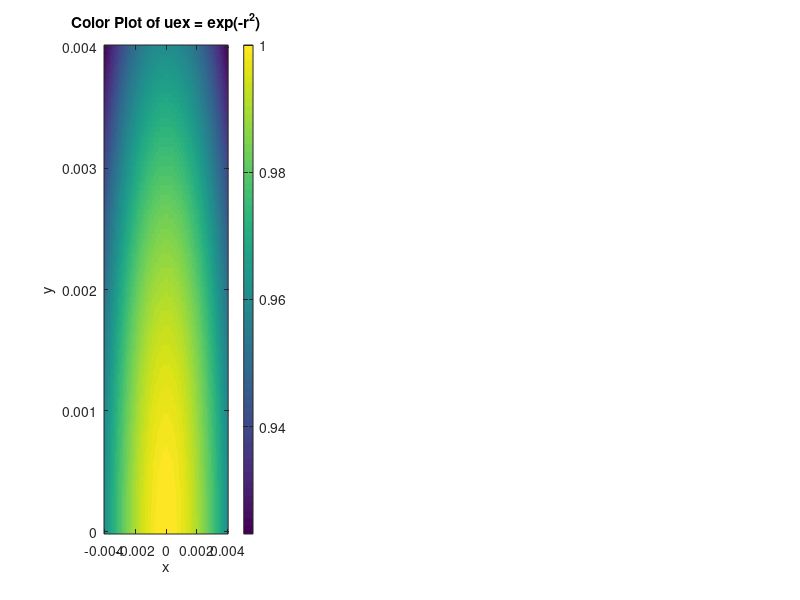

MATLAB code to generate this figure: (Note: this script raises an error after producing the figure.)
%%
clear; close all; clc;

r2 = @(x,y) x.^2+y.^2;
uex = @(r2) exp(-r2./0.0004);

x=linspace(-0.004,0.004,201);
y=linspace(0.,0.004,101);
rr = linspace(0,sqrt(2.)*0.004,101);
rrr = linspace(-5,10,1001);

% Create a meshgrid
[XX, YY] = meshgrid(x, y);

% Compute the function values
R2 = r2(XX, YY);
U = uex(R2);

% Plot the result
subplot(1,3,1)
imagesc(x, y, U);
colorbar;
axis xy; % Corrects axis orientation
title('Color Plot of uex = exp(-r^2)');
xlabel('x');
ylabel('y');

subplot(1,3,2)

plot(rrr,uex(rrr));
hold on
plot(rr,uex(rr),"Color","red","LineWidth",3);
xline(0)
yline(0)

subplot(1,3,3)

plot(rr,uex(rr));

%%
clear; close all; clc;

uex = @(x,y) 1 - ((x./0.004).^2) .* ((y./0.004));

x=linspace(-0.004,0.004,201);
y=linspace(0.,0.004,101);

% Create a meshgrid
[XX, YY] = meshgrid(x, y);

% Compute the function values
U = uex(XX,YY);

% Plot the result
imagesc(x, y, U);
colorbar;
axis xy; % Corrects axis orientation
title('Color Plot of uex = exp(-r^2)');
xlabel('x');
ylabel('y');

%%
clear; close all; clc;

Ve = 20000.;
RE = 0.0004;
R0 = 3 * RE;

uex = @(x,y) Ve .* (1 - (x.^2)./(R0.^2) - (y.^2)./(R0.^2)) .* ((x.^2)./(RE.^2) + (y.^2)./(RE.^2) - 1);

% Create a meshgrid
x=linspace(-0.004,0.004,201);
y=linspace(0.,0.004,101);
[XX, YY] = meshgrid(x, y);


% Compute the function values
U = uex(XX,YY);

% Plot the result
imagesc(x, y, U);
colorbar;
axis xy; % Corrects axis orientation
xlabel('x');
ylabel('y');

%%
clear; close all; clc;

Ve = 20000.;
l = 0.0004;
R = sqrt(2)*l;
sigma2 = 0.01;

uex = @(x,y) exp(-(sqrt(x.^2+y.^2)-R).^2./(2*sigma2));

% Create a meshgrid
x=linspace(-0.004,0.004,201);
y=linspace(-0.004,0.004,201);
[XX, YY] = meshgrid(x, y);


% Compute the function values
U = uex(XX,YY);
mask = sqrt(XX.^2 + YY.^2) < R;
U(mask) = NaN;

% Plot the result
imagesc(x, y, U);
colorbar;
axis xy; % Corrects axis orientation
xlabel('x');
ylabel('y');



%%
clear; close all; clc;

Ve = 20000.;
l = 0.0004;
R = sqrt(2)*l;
sigma2 = 0.0000005;

uex = @(x,y) exp(-(sqrt(x.^2+y.^2)-R).^2./(2*sigma2)) ...
     .*  Ve .* 0.5 ...
     .* (1 - sin(x./l.*pi) .* sin(y./l.*pi));

% Create a meshgrid
x=linspace(-0.004,0.004,201);
y=linspace(-0.004,0.004,201);
[XX, YY] = meshgrid(x, y);

U = uex(XX,YY);

% Plot the result
imagesc(x, y, U);
colorbar;
axis xy; % Corrects axis orientation
xlabel('x');
ylabel('y');

hold on;
%plot([-l, l, l, -l, -l], [l, l, -l, -l, l], 'k-', 'LineWidth', 2); % Square outline in black
hold off;
%%
close all;
ray = linspace(l,0.004,401);
same_y = l./2.*ones(size(ray));
plot(ray,uex(ray,same_y))

%%
clear; close all; clc;

Ve = 20000.;
l = 0.0004;
R = sqrt(2)*l;
sigma2 = 0.0000005;

uex = @(r) - Ve .* (r-l) .* (r-0.004);

rr = linspace(l,0.004,401);
plot(rr,uex(rr))

%%
clear; close all; clc;

Ve = 20000.;
l = 0.0004;
L = 0.0004;
R = sqrt(2)*l;
sigma2 = 0.0000005;
eps_0 = 8.854;
eps_r = 1.0006;

uex = @(x,y) - eps_0 * eps_r * Ve .* ( l + L - 4.*sqrt(x.^2+y.^2) ) ./ sqrt(x.^2+y.^2);

% Create a meshgrid
x=linspace(-0.004,0.004,201);
y=linspace(-0.004,0.004,201);
[XX, YY] = meshgrid(x, y);

U = uex(XX,YY);

% Plot the result
imagesc(x, y, U);
colorbar;
axis xy; % Corrects axis orientation
xlabel('x');
ylabel('y');

hold on;
%plot([-l, l, l, -l, -l], [l, l, -l, -l, l], 'k-', 'LineWidth', 2); % Square outline in black
hold off;
